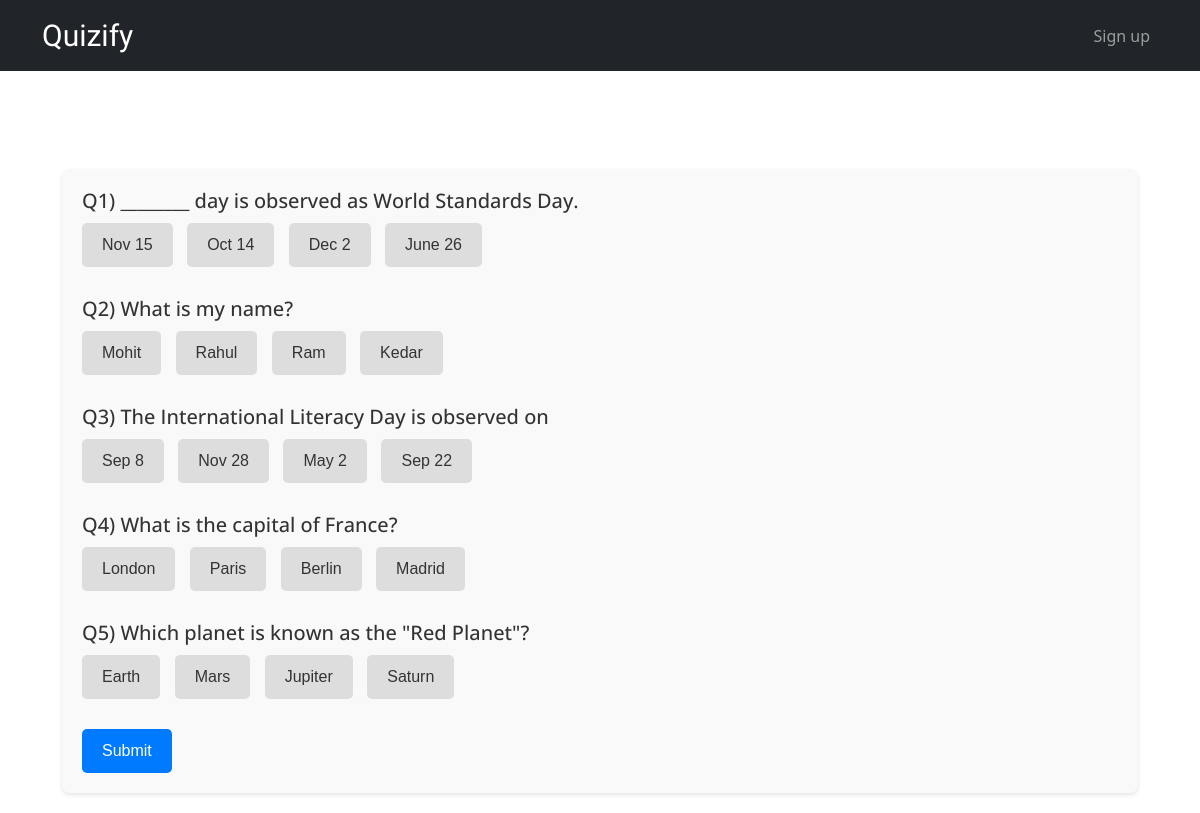
Page /quiz/1/ on the earlier database version.
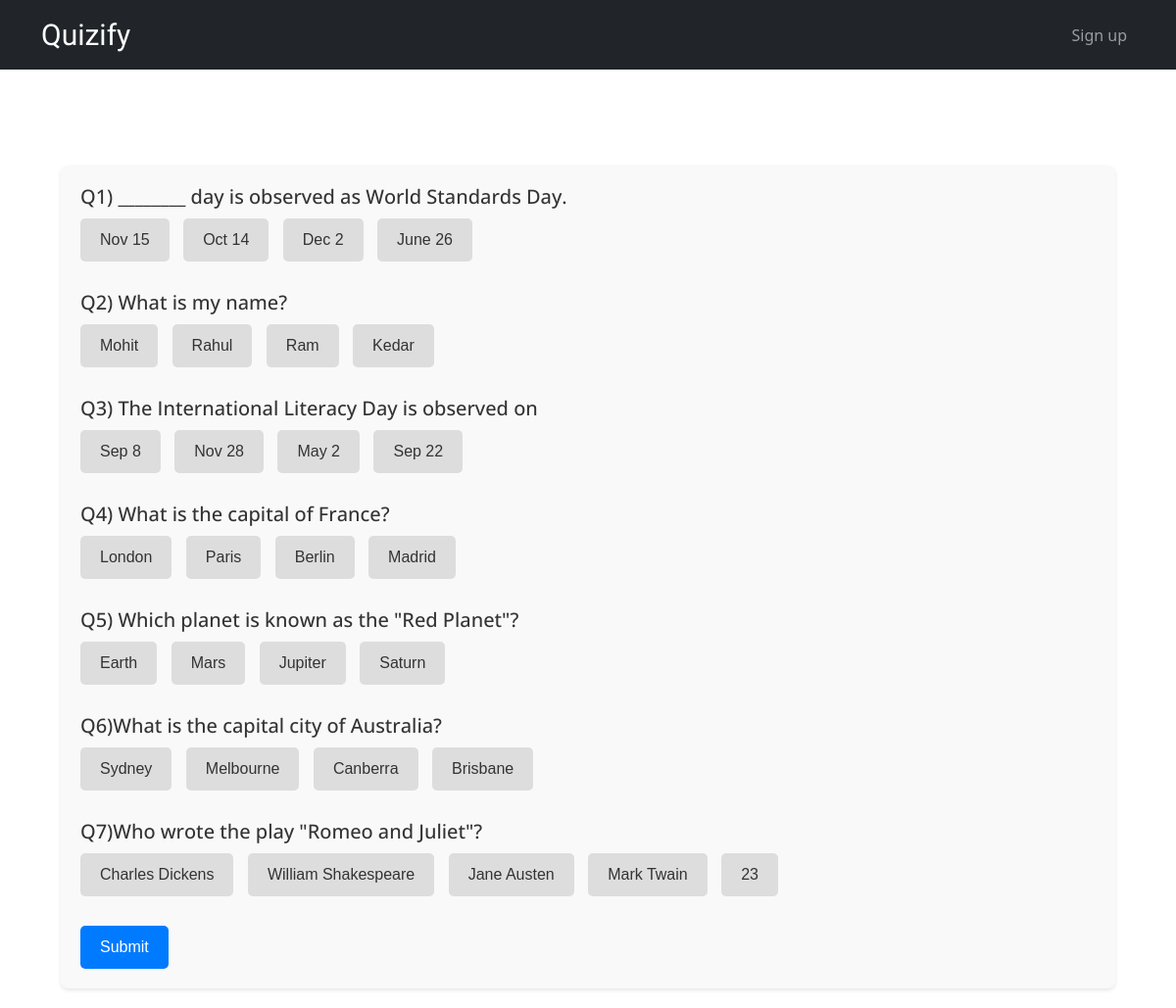
Same page on the later database version.
### quiz_app/models.py (models this page shows)
class Question(models.Model):
    quiz = models.ForeignKey(Quiz, on_delete=models.CASCADE)
    text = models.CharField(max_length=200)

class Choice(models.Model):
    question = models.ForeignKey(Question, on_delete=models.CASCADE)
    text = models.CharField(max_length=100)
    is_correct = models.BooleanField(default=False)

### quiz_app/views.py (the view, shortened to what this page needs)
# urls.py: path('quiz/<int:quiz_id>/', views.quiz, name='quiz'),
def quiz(request, quiz_id):
    quiz = get_object_or_404(Quiz, pk=quiz_id)
    questions = quiz.question_set.all()
    return render(request, 'quiz_app/quiz.html', {'quiz': quiz, 'questions': questions})

### quiz_app/templates/quiz_app/quiz.html (shortened to what this page needs)
{% extends "quiz_app/base.html" %}
{% block content %}
    <div style="max-width: 1200px; margin: 0 auto; padding: 20px; font-family: Arial, sans-serif;">
        <h1 style="font-size: 28px; color: #fff; margin-bottom: 20px;">{{ quiz.title }}</h1>
        <form method="post" action="{% url 'quiz' quiz.id %}" style="background-color: #f9f9f9; padding: 20px; border-radius: 8px; box-shadow: 0 2px 4px rgba(0,0,0,0.1);">
            {% for question in questions %}
                <div style="margin-bottom: 30px;">
                    <h2 style="font-size: 20px; color: #333; margin-bottom: 10px;">{{ question.text }}</h2>
                    {% for choice in question.choice_set.all %}
                        <label style="display: inline-block; margin-right: 10px;">
                            <button type="button" onclick="selectOption(this)" style="background-color: #ddd; color: #333; border: none; padding: 10px 20px; border-radius: 5px; cursor: pointer;">{{ choice.text }}</button>
                        </label>
                    {% endfor %}
                </div>
            {% endfor %}
            <button type="submit" style="background-color: #007bff; color: #fff; border: none; padding: 10px 20px; border-radius: 5px; cursor: pointer;">Submit</button>
        </form>
    </div>
{% endblock %}

### quiz_app/templates/quiz_app/base.html (shortened to what this page needs)
{% load static %}
<!DOCTYPE html>
<html lang="en">
<head>
    <link rel="stylesheet" href="{% static 'quiz_app/styles.css' %}">
    <link rel="stylesheet" href="https://cdn.jsdelivr.net/npm/bootstrap@5.0.2/dist/css/bootstrap.min.css">
</head>
<body>
    <nav class="navbar navbar-expand-lg navbar-dark bg-dark">
        <div class="container">
            <a class="navbar-brand" href="{% url 'home' %}">Quizify</a>
            <div class="collapse navbar-collapse d-flex justify-content-between" id="navbarNav">
                <ul class="navbar-nav">
                    <li class="nav-item">
                        <a class="nav-link" href="{% url 'signup' %}">Sign up</a>
                    </li>
                </ul>
            </div>
        </div>
    </nav>
    <main class="container mt-4">
        {% block content %}
        {% endblock %}
    </main>
</body>
</html>

### quiz_app/static/quiz_app/styles.css (style rules this page uses)
:root { --dl-color-gray-500: #595959; --dl-color-gray-700: #999999; --dl-color-gray-900: #D9D9D9; --dl-size-size-large: 144px; --dl-size-size-small: 48px; --dl-color-danger-300: #A22020; --dl-color-danger-500: #BF2626; --dl-color-danger-700: #E14747; --dl-color-gray-black: #000000; --dl-color-gray-white: #FFFFFF; --dl-size-size-medium: 96px; --dl-size-size-xlarge: 192px; --dl-size-size-xsmall: 16px; --dl-space-space-unit: 16px; --dl-color-primary-100: #003EB3; --dl-color-primary-300: #0074F0; --dl-color-primary-500: #14A9FF; --dl-color-primary-700: #85DCFF; --dl-color-success-300: #199033; --dl-color-success-500: #32A94C; --dl-color-success-700: #4CC366; --dl-size-size-xxlarge: 288px; --dl-size-size-maxwidth: 1400px; --dl-radius-radius-round: 50%; --dl-color-custom-accent1: #F5B69D; --dl-space-space-halfunit: 8px; --dl-space-space-sixunits: 96px; --dl-space-space-twounits: 32px; --dl-color-custom-primary1: #BDE420; --dl-color-custom-primary2: #97B618; --dl-radius-radius-radius2: 2px; --dl-radius-radius-radius4: 4px; --dl-radius-radius-radius8: 8px; --dl-space-space-fiveunits: 80px; --dl-space-space-fourunits: 64px; --dl-space-space-threeunits: 48px; --dl-color-custom-secondary1: #222222; --dl-color-custom-neutral-dark: #161616; --dl-color-custom-neutral-light: #FFFFFF; --dl-space-space-oneandhalfunits: 24px; }

### quiz_app/templates/quiz_app/base.html (style rules this page uses)
.navbar-brand { font-family: 'Jaro', sans-serif; font-size: 30px !important; }
body, p, h1, h2, h3, h4, h5, h6 { font-family: 'Open Sans', sans-serif; }

Differences in the rows shown:
added Question: text "Q6)What is the capital city of Australia?"
added Choice: text "Sydney", shown under "Q6)What is the capital city of Australia?"
added Choice: text "Melbourne", shown under "Q6)What is the capital city of Australia?"
added Choice: text "Canberra", shown under "Q6)What is the capital city of Australia?"
added Choice: text "Brisbane", shown under "Q6)What is the capital city of Australia?"
added Question: text "Q7)Who wrote the play \"Romeo and Juliet\"?"
added Choice: text "Charles Dickens", shown under "Q7)Who wrote the play \"Romeo and Juliet\"?"
added Choice: text "William Shakespeare", shown under "Q7)Who wrote the play \"Romeo and Juliet\"?"
added Choice: text "Jane Austen", shown under "Q7)Who wrote the play \"Romeo and Juliet\"?"
added Choice: text "Mark Twain", shown under "Q7)Who wrote the play \"Romeo and Juliet\"?"
added Choice: text "23", shown under "Q7)Who wrote the play \"Romeo and Juliet\"?"
